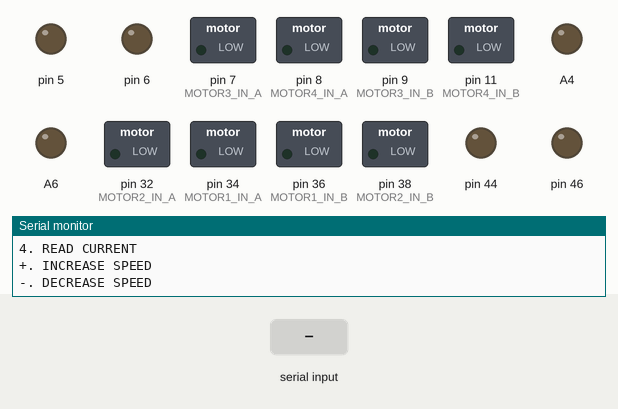
Recording of a sketch running on a simulated Teensy 4. Parts: switched loads named in the sketch (green lamp = pin HIGH), output pins drawn as LEDs (lit = HIGH), the last lines printed to the serial monitor. Inputs (shaded band) come from the test bench.

Above: at 1.5 s.
1.6 s: "2\n" received over Serial
At 2.9 s:
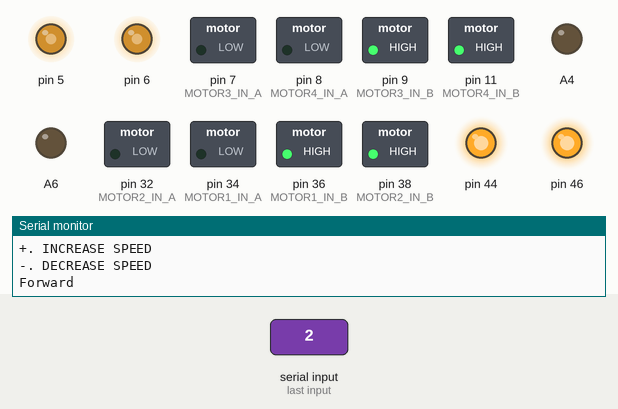
3.2 s: "3\n" received over Serial
At 4.2 s:
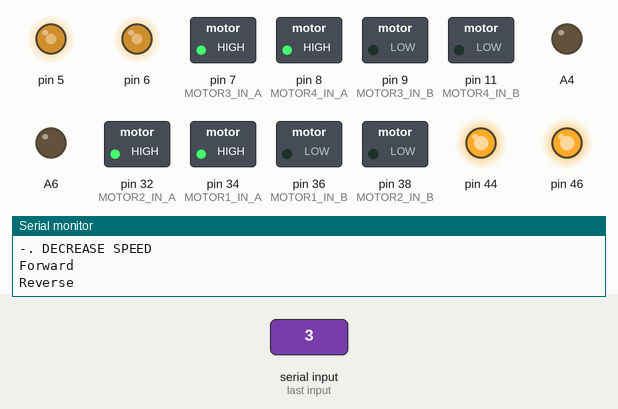
4.7 s: "1\n" received over Serial
At 5.3 s:
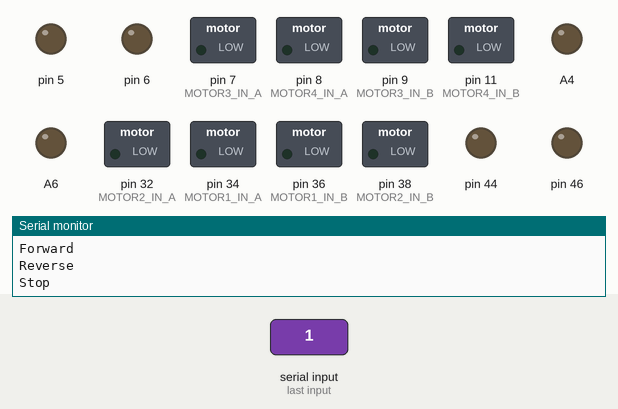
6.2 s: "+\n" received over Serial
At 6.5 s:
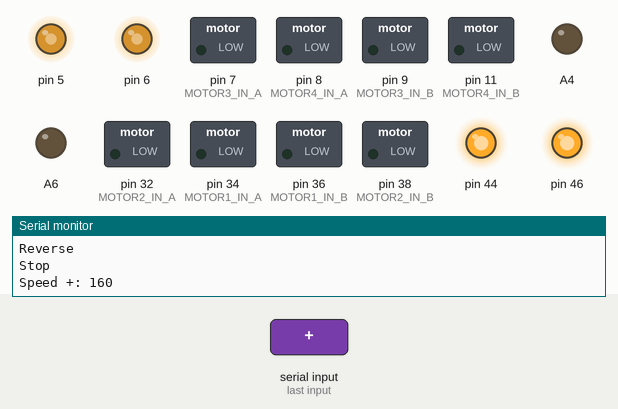
Timing chart, 0 to 8.7 s (numbered marks = the images above; inputs shaded):
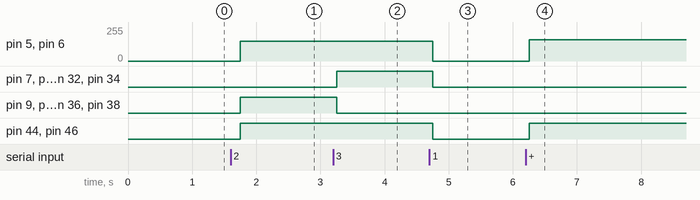

Measured:
- after the input at 1.6 s, pin 5, pin 6: 0/255 → 150/255 after 0.15 s; pin 9 (MOTOR3_IN_B), pin 11 (MOTOR4_IN_B), pin 36 (MOTOR1_IN_B), pin 38 (MOTOR2_IN_B), pin 44, pin 46: LOW → HIGH after 0.15 s
- after the input at 3.2 s, pin 7 (MOTOR3_IN_A), pin 8 (MOTOR4_IN_A), pin 32 (MOTOR2_IN_A), pin 34 (MOTOR1_IN_A): LOW → HIGH after 0.05 s; pin 9 (MOTOR3_IN_B), pin 11 (MOTOR4_IN_B), pin 36 (MOTOR1_IN_B), pin 38 (MOTOR2_IN_B): HIGH → LOW after 0.05 s
- after the input at 4.7 s, pin 5, pin 6: 150/255 → 0/255 after 0.05 s; pin 7 (MOTOR3_IN_A), pin 8 (MOTOR4_IN_A), pin 32 (MOTOR2_IN_A), pin 34 (MOTOR1_IN_A), pin 44, pin 46: HIGH → LOW after 0.05 s
- after the input at 6.2 s, pin 5, pin 6: 0/255 → 160/255 after 0.05 s; pin 44, pin 46: LOW → HIGH after 0.05 s

The sketch:

test-42d-mega-xentrinobot.ino
```cpp
/*
 * Christopher Coballes
 * Hi-Techno Barrio
 * Philippines
 *
 */
#define XENTRINOBOT
//#define ENCODER_OPTIMIZE_INTERRUPTS // comment this out on Non-Teensy boards
#include "xentrino_base_config.h"
#include "xentrino.h"
#include "Encoder.h"

#define BRAKE 0
#define CW    1
#define CCW   2
#define CS_THRESHOLD 15   // Definition of safety current (Check: "1.3 Monster Shield Example").
#define MOTOR_1 1
#define MOTOR_2 2
#define MOTOR_3 3
#define MOTOR_4 4

#define led 13

short usSpeed = 150;  //default motor speed
unsigned short usMotor_Status = BRAKE;

Controller MOTO1_controller(Controller::MOTOR_DRIVER, MOTOR1_PWM, MOTOR1_IN_A, MOTOR1_IN_B);
Controller MOTO2_controller(Controller::MOTOR_DRIVER, MOTOR2_PWM, MOTOR2_IN_A, MOTOR2_IN_B);
Controller MOTO3_controller(Controller::MOTOR_DRIVER, MOTOR3_PWM, MOTOR3_IN_A, MOTOR3_IN_B);
Controller MOTO4_controller(Controller::MOTOR_DRIVER, MOTOR4_PWM, MOTOR4_IN_A, MOTOR4_IN_B);

void setup()
{

  Serial.begin(115200);              // Initiates the Serial to do the monitoring
  Serial.println("Begin motor control");
  Serial.println(); //Print function list for user selection
  Serial.println("Enter number for control option:");
  Serial.println("1. STOP");
  Serial.println("2. FORWARD");
  Serial.println("3. REVERSE");
  Serial.println("4. READ CURRENT");
  Serial.println("+. INCREASE SPEED");
  Serial.println("-. DECREASE SPEED");
  Serial.println();

}

void loop()
{
  char  user_input;
  String SerialReceived;
  led_indicator();

  while(Serial.available())
  {
    SerialReceived = Serial.readStringUntil('\n');
      user_input = SerialReceived.charAt(0);

    if (user_input== '1')
    {
     Stop();
    }
    else
    if (user_input== '2')
    {
     Forward();
    }

    else if(user_input =='3')
    {
      Reverse();
    }
    else if(user_input =='+')
    {
      IncreaseSpeed();
    }
    else if(user_input =='-')
    {
      DecreaseSpeed();
    }
    else
    {
      Serial.println("Invalid option entered.");
    }

  }
}

void Stop()
{
  Serial.println("Stop");
  usMotor_Status = BRAKE;
  runMotor(MOTOR_1, usMotor_Status, 0);
  runMotor(MOTOR_2, usMotor_Status, 0);
  runMotor(MOTOR_3, usMotor_Status, 0);
  runMotor(MOTOR_4, usMotor_Status, 0);
}

void Forward()
{
  Serial.println("Forward");
  usMotor_Status = CW;
  runMotor(MOTOR_1, usMotor_Status, usSpeed);
  runMotor(MOTOR_2, usMotor_Status, usSpeed);
  runMotor(MOTOR_3, usMotor_Status, usSpeed);
  runMotor(MOTOR_4, usMotor_Status, usSpeed);
}

void Reverse()
{
  Serial.println("Reverse");
  usMotor_Status = CCW;
  runMotor(MOTOR_1, usMotor_Status, usSpeed);
  runMotor(MOTOR_2, usMotor_Status, usSpeed);
  runMotor(MOTOR_3, usMotor_Status, usSpeed);
  runMotor(MOTOR_4, usMotor_Status, usSpeed);
}

void IncreaseSpeed()
{
  usSpeed = usSpeed + 10;
  if(usSpeed > 255)
  {
    usSpeed = 255;
  }

  Serial.print("Speed +: ");
  Serial.println(usSpeed);

  runMotor(MOTOR_1, usMotor_Status, usSpeed);
  runMotor(MOTOR_2, usMotor_Status, usSpeed);
  runMotor(MOTOR_3, usMotor_Status, usSpeed);
  runMotor(MOTOR_4, usMotor_Status, usSpeed);
}

void DecreaseSpeed()
{
  usSpeed = usSpeed - 10;
  if(usSpeed < 0)
  {
    usSpeed = 0;
  }

  Serial.print("Speed -: ");
  Serial.println(usSpeed);

  runMotor(MOTOR_1, usMotor_Status, usSpeed);
  runMotor(MOTOR_2, usMotor_Status, usSpeed);
  runMotor(MOTOR_3, usMotor_Status, usSpeed);
  runMotor(MOTOR_4, usMotor_Status, usSpeed);
}

void twinkle ()
{

  digitalWrite(led, HIGH);   // turn the LED on (HIGH is the voltage level)
  delay(10);                 // wait for a second
  digitalWrite(led, LOW);    // turn the LED off by making the voltage LOW
  delay(10);
}


void runMotor(uint8_t motor, uint8_t direct, uint8_t pwm)         //Function that controls the variables: motor(0 ou 1), direction (cw ou ccw) e pwm (entra 0 e 255);
{
  switch (motor)
  {
    case  MOTOR_1 :
            if(direct == CW)
            {
            digitalWrite(MOTOR1_IN_A , LOW);
            digitalWrite(MOTOR1_IN_B , HIGH);
            }
            else if(direct == CCW)
            {
            digitalWrite(MOTOR1_IN_A , HIGH);
            digitalWrite(MOTOR1_IN_B , LOW);
            }else
            if (direct == BRAKE)
            {
            digitalWrite(MOTOR1_IN_A , LOW);
            digitalWrite(MOTOR1_IN_B , LOW);
            }

          MOTO1_controller.run(pwm);
    break;

    case MOTOR_2 :
           if(direct == CW)
            {
            digitalWrite(MOTOR2_IN_A , LOW);
            digitalWrite(MOTOR2_IN_B , HIGH);
            }
            else if(direct == CCW)
            {
            digitalWrite(MOTOR2_IN_A , HIGH);
            digitalWrite(MOTOR2_IN_B , LOW);
            }else
            if (direct == BRAKE)
            {
            digitalWrite(MOTOR2_IN_A , LOW);
            digitalWrite(MOTOR2_IN_B , LOW);
            }
       MOTO2_controller.run(pwm);
    break;

        case MOTOR_3 :
           if(direct == CW)
            {
            digitalWrite(MOTOR3_IN_A , LOW);
            digitalWrite(MOTOR3_IN_B , HIGH);
            }
            else if(direct == CCW)
            {
            digitalWrite(MOTOR3_IN_A , HIGH);
            digitalWrite(MOTOR3_IN_B , LOW);
            }else
            if (direct == BRAKE)
            {
            digitalWrite(MOTOR3_IN_A , LOW);
            digitalWrite(MOTOR3_IN_B , LOW);
            }
       MOTO3_controller.run(pwm);
    break;

        case MOTOR_4 :
           if(direct == CW)
            {
            digitalWrite(MOTOR4_IN_A , LOW);
            digitalWrite(MOTOR4_IN_B , HIGH);
            }
            else if(direct == CCW)
            {
            digitalWrite(MOTOR4_IN_A , HIGH);
            digitalWrite(MOTOR4_IN_B , LOW);
            }else
            if (direct == BRAKE)
            {
            digitalWrite(MOTOR4_IN_A , LOW);
            digitalWrite(MOTOR4_IN_B , LOW);
            }
       MOTO4_controller.run(pwm);
    break;
  }
}

void led_indicator()
{
  digitalWrite(led, HIGH);   // turn the LED on (HIGH is the voltage level)
  delay(150);               // wait for a second
  digitalWrite(led, LOW);    // turn the LED off by making the voltage LOW
  delay(100);               // wait for a second
}
```

xentrino.h
```cpp
#ifndef XENTRINO_H
#define XENTRINO_H
#include "Arduino.h"


class Kinematics
{
    public:
	 enum base {DIFFERENTIAL_DRIVE, SKID_STEER, OMNI, MECANUM};
        base base_platform;
		base robot_base;

        struct rpm
        {
            int motor1;
            int motor2;
            int motor3;
            int motor4;
        };

        struct velocities
        {
            float linear_x;
            float linear_y;
            float angular_z;
        };

        struct pwm
        {
            int motor1;
            int motor2;
            int motor3;
            int motor4;
        };

        Kinematics(int motor_max_rpm, float wheel_diameter, float wheels_x_distance, float wheels_y_distance);
        velocities getVelocities(int rpm1, int rpm2,int rpm3, int rpm4);
        rpm expected_RPM(float linear_x, float linear_y, float angular_z);

		private:
        int max_rpm;
        float wheels_x_distance;
        float wheels_y_distance;
        //float pwm_res_;
        float wheel_circumference;
        int total_wheels;

};


class Controller
{
    public:
        enum driver {L298P,MOTO,MOTO1,MOTO2, BIG_MOTO};
        Controller(driver motor_driver, int pwm_pin, int motor_pinA, int motor_pinB);
        void spin(int pwm);
		void run(int pwm);


   private:
      private:
        void enableMOTOR(driver motor_driver);
		driver motor_driver_;
        int pwm_pin_;
        int motor_pinA_;
        int motor_pinB_;
};

class PID
{
    public:
        PID(float min_val, float max_val, float kp, float ki, float kd);
        double compute(float setpoint, float measured_value);
        void updateConstants(float kp, float ki, float kd);

    private:
        float min_val_;
        float max_val_;
        float kp_;
        float ki_;
        float kd_;
        double integral_;
        double derivative_;
        double prev_error_;
};


class Velocity
{
public:
    Velocity(int counts_per_rev );
	int getRPM (long ticks);

private:
	int  ticks_ ;
	int counts_per_rev_;
	unsigned long prev_update_time_;
    long prev_encoder_ticks_;
};


class Kalman {

public:
     Kalman(float N_angle,float N_bias, float N_measure, float setAngle,float setBias);
    // The angle should be in degrees and the rate should be in degrees per second and the delta time in seconds
    float getAngle(float newAngle, float newRate, float dt);
    struct tuner
        {
           float Q_angle; // Process noise variance for the accelerometer
           float Q_bias; // Process noise variance for the gyro bias
           float R_measure; // Measurement noise variance - this is actually the variance of the measurement noise
        };

    /* These are used to tune the Kalman filter */
	/**
     * setQbias(float Q_bias)
     * Default value (0.003f) is in Kalman.cpp.
     * Raise this to follow input more closely,
     * lower this to smooth result of kalman filter.
     */
    void setFilterNoises( float Q_angle, float Q_bias, float R_measure);
	void getFilterNoises( );

private:
    /* Kalman filter variables */
    float Q_angle; // Process noise variance for the accelerometer
    float Q_bias; // Process noise variance for the gyro bias
    float R_measure; // Measurement noise variance - this is actually the variance of the measurement noise

    float angle; // The angle calculated by the Kalman filter - part of the 2x1 state vector
    float bias; // The gyro bias calculated by the Kalman filter - part of the 2x1 state vector
    float rate; // Unbiased rate calculated from the rate and the calculated bias - you have to call getAngle to update the rate

    float P[2][2]; // Error covariance matrix - This is a 2x2 matrix
};

#endif
```

xentrino_base_config.h
```cpp
#ifndef XENTRINO_BASE_CONFIG_H
#define XENTRINO_BASE_CONFIG_H

#define DEBUG 1

#define K_P 0.6    // P constant
#define K_I 0.65  //  // I constant
#define K_D 0.5    // D constant

//define your robot' specs here
#define MAX_RPM 105                // motor's maximum RPM
#define COUNTS_PER_REV 6533        // wheel encoder's no of ticks per rev
#define WHEEL_DIAMETER 0.127       // wheel's diameter in meters
#define PWM_BITS 8                 // PWM Resolution of the microcontroller
#define LR_WHEELS_DISTANCE 0.2032  // distance between left and right wheels
#define FR_WHEELS_DISTANCE 0.254   // distance between front and rear wheels. Ignore this if you're on 2WD/ACKERMANN
#define MAX_STEERING_ANGLE 0.415   // max steering angle. This only applies to Ackermann steering

// #define ENCODER_OPTIMIZE_INTERRUPTS // comment this out on Non-Teensy boards
#define IMU_PUBLISH_RATE 20 //hz
#define COMMAND_RATE 20 //hz
#define DEBUG_RATE 5

//uncomment the base you're building
#define XENTRINO_BASE DIFFERENTIAL_DRIVE // 2WD and Tracked robot w/ 2 motors
// #define XENTRINO_BASE SKID_STEER      // 4WD robot
// #define XENTRINO_BASE ACKERMANN       // 2WD Car-like steering robot w/ 2 motors
// #define XENTRINO_BASE ACKERMANN1      // 1WD Car-like steering robot w/ 1 motor
// #define XENTRINO_BASE MECANUM         // 4WD Mecanum drive robot

//uncomment the motor driver you're using
//#define TEENSY_2WD_DRIVER
//#define TEENSY_4WD_DRIVER
//#define L298P_2WD_DRIVER
#define MEGA_4WD_DRIVER

//uncomment the IMU you're using
// #define USE_GY85_IMU
#define USE_MPU6050_IMU
// #define USE_MPU9150_IMU
// #define USE_MPU9250_IMU

/*
ROBOT ORIENTATION
         FRONT
    MOTOR1  MOTOR2  (2WD/ACKERMANN)
    MOTOR3  MOTOR4  (4WD/MECANUM)
         BACK
*/


//TEENSY_2WD_DRIVER
#ifdef L298P_2WD_DRIVER
  #define MOTOR_DRIVER L298P

// ENCODER 1
  #define MOTOR1_ENCODER_A  2
  #define MOTOR1_ENCODER_B  3
// ENCODER 2
  #define MOTOR2_ENCODER_A   5   // inverted
  #define MOTOR2_ENCODER_B   4

// MOTOR 1
  #define MOTOR1_PWM  9   // D5 PWM  motor 1
  #define MOTOR1_IN_A 7   // D7 Clock wise Motor 1
  #define MOTOR1_IN_B 8   // D8 Counter clock wise Motor 1

// MOTOR 2
  #define MOTOR2_PWM  11   // D6 PWM motor 2
  #define MOTOR2_IN_A 10   // D4 Clock wise Motor 2
  #define MOTOR2_IN_B 12   // D9 Counter clock wise Motor 2

  #define MOTOR1_MOTO_EN1 20     // Activalte motor 1
  #define MOTOR2_MOTO_EN2  20    // Activalte motor 2
  #define MOTOR3_MOTO_EN3  20    // Activalte motor 1
  #define MOTOR4_MOTO_EN4  20    // Activalte motor 2

  #define PWM_MAX pow(2, PWM_BITS) - 1  //255
  #define PWM_MIN -PWM_MAX
#endif

//TEENSY_2WD_DRIVER
#ifdef TEENSY_2WD_DRIVER
  #define MOTOR_DRIVER MOTO

// ENCODER 1
  #define MOTOR1_ENCODER_A  23
  #define MOTOR1_ENCODER_B  22
// ENCODER 2
  #define MOTOR2_ENCODER_A   6   // inverted
  #define MOTOR2_ENCODER_B   21

// MOTOR 1
  #define MOTOR1_PWM  4   // D5 PWM  motor 1
  #define MOTOR1_IN_A 2   // D7 Clock wise Motor 1
  #define MOTOR1_IN_B 1   // D8 Counter clock wise Motor 1

// MOTOR 2
  #define MOTOR2_PWM  3   // D6 PWM motor 2
  #define MOTOR2_IN_A 5   // D4 Clock wise Motor 2
  #define MOTOR2_IN_B 0   // D9 Counter clock wise Motor 2

  #define MOTOR1_MOTO_EN1  7    // Activalte motor 1
  #define MOTOR2_MOTO_EN2  8    // Activalte motor 2


  #define PWM_MAX pow(2, PWM_BITS) - 1  //255
  #define PWM_MIN -PWM_MAX
#endif

//TEENSY_4WD_DRIVER
#ifdef TEENSY_4WD_DRIVER
  #define MOTOR_DRIVER MOTO1

// ENCODER 1
  #define MOTOR1_ENCODER_A 21
  #define MOTOR1_ENCODER_B 6
// ENCODER 2
  #define MOTOR2_ENCODER_A 22
  #define MOTOR2_ENCODER_B 23
// ENCODER 3
  #define MOTOR3_ENCODER_A 30
  #define MOTOR3_ENCODER_B 30
// ENCODER 4
  #define MOTOR4_ENCODER_A 30
  #define MOTOR4_ENCODER_B 30

// MOTOR 1
  #define MOTOR1_PWM  21
  #define MOTOR1_IN_A 7
  #define MOTOR1_IN_B 8
// MOTOR 2
  #define MOTOR2_PWM  22
  #define MOTOR2_IN_A 20
  #define MOTOR2_IN_B 23
// MOTOR 3
  #define MOTOR3_PWM  3
  #define MOTOR3_IN_A 0
  #define MOTOR3_IN_B 1
// MOTOR 4
  #define MOTOR4_PWM  4
  #define MOTOR4_IN_A 2
  #define MOTOR4_IN_B 5

// ENABLE MOTORS
  #define MOTOR1_MOTO1_EN1 13
  #define MOTOR2_MOTO1_EN2 13
  #define MOTOR3_MOTO1_EN3  6
  #define MOTOR4_MOTO1_EN4  6

  #define PWM_MAX pow(2, PWM_BITS) - 1
  #define PWM_MIN -PWM_MAX
#endif


// MEGA_4WD_DRIVER
 #ifdef MEGA_4WD_DRIVER
  #define MOTOR_DRIVER MOTO2

/// ENCODER  PINS
  #define MOTOR1_ENCODER_A 3
  #define MOTOR1_ENCODER_B 15

  #define MOTOR2_ENCODER_A 2
  #define MOTOR2_ENCODER_B 17

  #define MOTOR3_ENCODER_A 40
  #define MOTOR3_ENCODER_B 18

  #define MOTOR4_ENCODER_A 42
  #define MOTOR4_ENCODER_B 19

// MOTOR 1
  #define MOTOR1_PWM  46
  #define MOTOR1_IN_A 34
  #define MOTOR1_IN_B 36
// MOTOR 2
  #define MOTOR2_PWM  44
  #define MOTOR2_IN_A 32
  #define MOTOR2_IN_B 38
// MOTOR 3
  #define MOTOR3_PWM  6
  #define MOTOR3_IN_A 7
  #define MOTOR3_IN_B 9
// MOTOR 4
  #define MOTOR4_PWM  5
  #define MOTOR4_IN_A 8
  #define MOTOR4_IN_B 11

  #define MOTOR1_MOTO_EN1 A6   // activalte motor  1
  #define MOTOR2_MOTO_EN2 A4   // activalte motor  2
  #define MOTOR3_MOTO_EN3 A15  // activalte motor 3
  #define MOTOR4_MOTO_EN4 A13  // activalte motor 4

  #define PWM_MAX pow(2, PWM_BITS) - 1
  #define PWM_MIN -PWM_MAX
#endif

#endif
```
